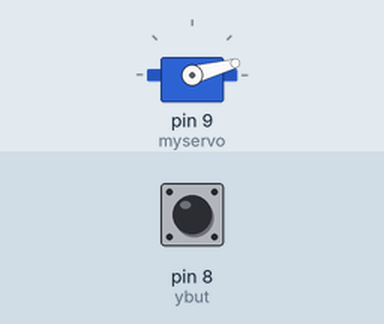
The sketch below on a simulated Arduino Uno, built with avr-gcc and run on an emulated ATmega328P. Parts: servo. The inputs (shaded band) are chosen by the test bench; at power-on: pin 8 (ybut) LOW. What the sketch prints to the serial monitor is not drawn.

Above: at 1.2 s.
1.3 s: pin 8 (ybut) pulled HIGH for 0.15 s
At 2.0 s:
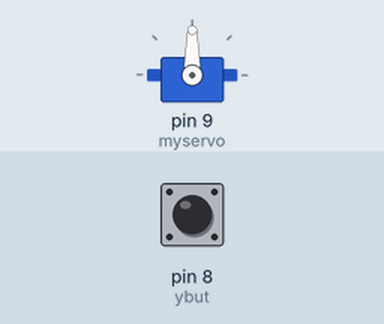
Timing chart, 0 to 8.9 s (numbered marks = the images above; inputs shaded):
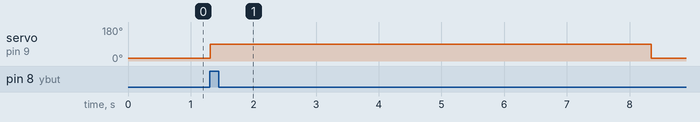

Measured:
- after the input at 1.3 s, servo on pin 9 (myservo): 15° → 90° at once, → 15° 7.0 s later

The sketch:

___.ino
```cpp
#include <Wire.h>
#include <LiquidCrystal_I2C.h>
#include <Servo.h>
LiquidCrystal_I2C lcd(0x27,16,2);
  int tlit[] = {2,3,4};
  int ybut = 8;
  int gbut = 9;
  Servo myservo;
  int pos = 0;
void setup() {
  Serial.begin(9600);
  myservo.attach(9);
  pinMode(ybut, INPUT);
}
void loop() {
  if(digitalRead(ybut)==HIGH)
  {
    myservo.write(90);
    Serial.println("파란불 보행가능\n");
    for(int i=7;i>=1;i--)
    {
      Serial.print(i);
      Serial.print("초\n");
      delay(1000);
    }
    }
  else
  {
 myservo.write(15);
 Serial.println("빨간불 보행금지\n");
  }

/* Serial.print(digitalRead(ybut));
 delay(100);*/
}
```
